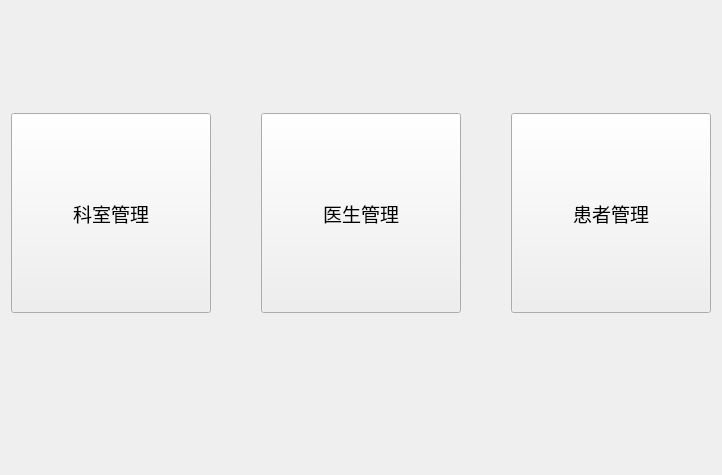
<?xml version="1.0" encoding="UTF-8"?>
<ui version="4.0">
 <class>WelcomeView</class>
 <widget class="QWidget" name="WelcomeView">
  <property name="geometry">
   <rect>
    <x>0</x>
    <y>0</y>
    <width>693</width>
    <height>475</height>
   </rect>
  </property>
  <property name="windowTitle">
   <string>欢迎</string>
  </property>
  <layout class="QGridLayout" name="gridLayout">
   <item row="0" column="0">
    <spacer name="verticalSpacer">
     <property name="orientation">
      <enum>Qt::Vertical</enum>
     </property>
     <property name="sizeHint" stdset="0">
      <size>
       <width>17</width>
       <height>120</height>
      </size>
     </property>
    </spacer>
   </item>
   <item row="2" column="0">
    <spacer name="verticalSpacer_2">
     <property name="orientation">
      <enum>Qt::Vertical</enum>
     </property>
     <property name="sizeHint" stdset="0">
      <size>
       <width>17</width>
       <height>168</height>
      </size>
     </property>
    </spacer>
   </item>
   <item row="1" column="0">
    <layout class="QHBoxLayout" name="_2" stretch="0,0,0">
     <property name="spacing">
      <number>50</number>
     </property>
     <property name="leftMargin">
      <number>0</number>
     </property>
     <property name="topMargin">
      <number>0</number>
     </property>
     <property name="rightMargin">
      <number>0</number>
     </property>
     <property name="bottomMargin">
      <number>0</number>
     </property>
     <item>
      <widget class="QPushButton" name="btDepartment">
       <property name="sizePolicy">
        <sizepolicy hsizetype="Maximum" vsizetype="Minimum">
         <horstretch>0</horstretch>
         <verstretch>0</verstretch>
        </sizepolicy>
       </property>
       <property name="minimumSize">
        <size>
         <width>200</width>
         <height>200</height>
        </size>
       </property>
       <property name="font">
        <font>
         <pointsize>14</pointsize>
        </font>
       </property>
       <property name="text">
        <string>科室管理</string>
       </property>
      </widget>
     </item>
     <item>
      <widget class="QPushButton" name="btDoctor">
       <property name="enabled">
        <bool>true</bool>
       </property>
       <property name="sizePolicy">
        <sizepolicy hsizetype="Maximum" vsizetype="Minimum">
         <horstretch>0</horstretch>
         <verstretch>0</verstretch>
        </sizepolicy>
       </property>
       <property name="minimumSize">
        <size>
         <width>200</width>
         <height>200</height>
        </size>
       </property>
       <property name="baseSize">
        <size>
         <width>0</width>
         <height>0</height>
        </size>
       </property>
       <property name="font">
        <font>
         <pointsize>14</pointsize>
        </font>
       </property>
       <property name="text">
        <string>医生管理</string>
       </property>
       <property name="autoRepeatDelay">
        <number>100</number>
       </property>
      </widget>
     </item>
     <item>
      <widget class="QPushButton" name="btPatient">
       <property name="sizePolicy">
        <sizepolicy hsizetype="Maximum" vsizetype="Minimum">
         <horstretch>0</horstretch>
         <verstretch>0</verstretch>
        </sizepolicy>
       </property>
       <property name="minimumSize">
        <size>
         <width>200</width>
         <height>200</height>
        </size>
       </property>
       <property name="font">
        <font>
         <pointsize>14</pointsize>
        </font>
       </property>
       <property name="text">
        <string>患者管理</string>
       </property>
      </widget>
     </item>
    </layout>
   </item>
  </layout>
 </widget>
 <resources/>
 <connections/>
</ui>
